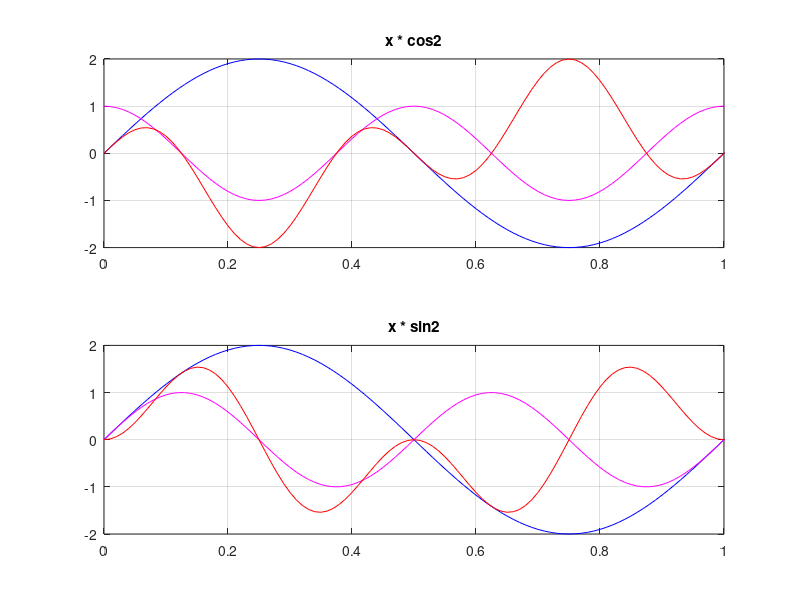

The MATLAB script that drew this image:
% In class example Chapter 4, Fourier series
%
% E. Jovanov
% 2014
%

Fs=100;
dt=1/Fs;
t=0:dt:5;
figure
x=2*sin(2*pi*t); % signal
plot(t,x),title('Signal sine 1 Hz'),grid
pause
c1=cos(2*pi*t);
s1=sin(2*pi*t);
c2=cos(2*pi*2*t);
s2=sin(2*pi*2*t);
subplot(211)
plot(t,x,'b',t,c1,'m',t,x.*c1,'r'),axis([0 1 -2 2]),title('x * cos1'),grid
subplot(212)
plot(t,x,'b',t,s1,'m',t,x.*s1,'r'),axis([0 1 -2 2]),title('x * sin1'),grid
pause
sum(dt*x.*c1/5)     % coefficient c1
sum(dt*x.*s1/5)        % coefficient d1 

subplot(211)
plot(t,x,'b',t,c2,'m',t,x.*c2,'r'),axis([0 1 -2 2]),title('x * cos2'),grid
subplot(212)
plot(t,x,'b',t,s2,'m',t,x.*s2,'r'),axis([0 1 -2 2]),title('x * sin2'),grid
sum(dt*x.*c2/5)        % coefficient c2
sum(dt*x.*s2/5)        % coefficient d2
